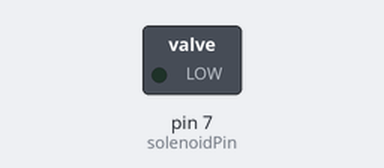
The sketch below on a simulated Arduino Uno, built with avr-gcc and run on an emulated ATmega328P. Shown: switched loads named in the sketch (green lamp = pin HIGH). Dashed ring = blinking.

Above: at 0.7 s.
Timing chart, 0 to 3.0 s (numbered marks = the images above):
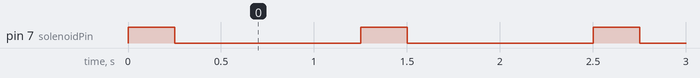

Measured:
- by itself, pin 7 (solenoidPin): alternates HIGH for 0.25 s and LOW for 1.0 s

The sketch:

air_puff_test.ino
```cpp
/*
 * Simple Air Puff Test
 *
 * Tests the air puff solenoid by cycling it on and off
 * at regular intervals for validation.
 *
 * Hardware: Air puff solenoid connected to pin 7
 */

int solenoidPin = 7;  // This is the output pin on the Arduino

void setup()
{
  pinMode(solenoidPin, OUTPUT);  // Sets that pin as an output
}

void loop()
{
  digitalWrite(solenoidPin, HIGH);  // Switch Solenoid ON
  delay(250);                       // Wait 0.25 Second
  digitalWrite(solenoidPin, LOW);   // Switch Solenoid OFF
  delay(1000);                      // Wait 1 Second
}
// Recommended: 20-25 psi air pressure
```
